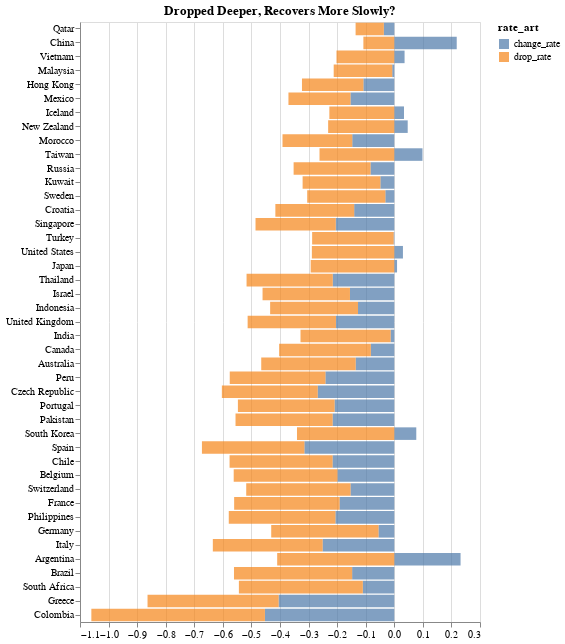

This figure's notebook cell:
### Markdown cell above
You may have found, that all countries reacted with a great drop to WHO's announcement. Comlombia's equity market value was even cut off by 60%. And China, which was firstly and seriously hurt by Corona only dropped by 10%. What a difference!

### Question 1: Is there correlation between max. drop rate and final change rate?
Try to figure it out by yourself !

### Code cell
####################### 纵向1

world_index_hist_vertical_merged = world_index_hist_vertical.merge(change_rate_indices_by_country, on = 'Name')
world_index_hist_vertical_merged = world_index_hist_vertical_merged.loc[:, 
                                                                    ['Date',
                                                                     'Price',
                                                                     'Name',
                                                                    'continent',
                                                                    'total_cases_per_million',
                                                                    'location',
                                                                    'Daily Change Rate',
                                                                    'change_rate_percentage',
                                                                    'change_rate']]
world_index_hist_vertical_merged['Daily Change Rate_round'] = world_index_hist_vertical_merged['Daily Change Rate'].apply(lambda x: format(x, '.2'))
world_index_hist_vertical_merged['Date'] = pd.to_datetime(world_index_hist_vertical_merged['Date'], format = '%Y-%m-%d')


####################### 纵向2

world_index_hist_vertical_merged3 = world_index_hist_vertical3.merge(change_rate_indices_by_country3, on = 'Name')
world_index_hist_vertical_merged3 = world_index_hist_vertical_merged3.loc[:, 
                                                                    ['Date',
                                                                     'Price',
                                                                     'Name',
                                                                    'continent',
                                                                    'total_cases_per_million',
                                                                    'location',
                                                                    'Daily Change Rate',
                                                                    'change_rate_percentage',
                                                                    'change_rate']]
world_index_hist_vertical_merged3['Daily Change Rate_round'] = world_index_hist_vertical_merged3['Daily Change Rate'].apply(lambda x: format(x, '.2'))
world_index_hist_vertical_merged3['Date'] = pd.to_datetime(world_index_hist_vertical_merged3['Date'], format = '%Y-%m-%d')


double_bar=alt.Chart(change_rate_indices_by_country4).mark_bar(opacity=0.7).encode(
    alt.X('rate_number:Q', title=None),
    y=alt.Y('location', title=None,
            sort = alt.SortField(field = 'drop_rate_nom', order ='ascending')
           ),
    color="rate_art",
    tooltip=['location', 'drop_rate_percentage', 'change_rate_percentage']
).properties(
    title = 'Dropped Deeper, Recovers More Slowly?',
    width = 400,
    height = 600,
)

double_bar

### Figure 1 — Vega-Lite specification as saved in the notebook (floating-point values rounded to 4 significant figures)
{"config": {"view": {"continuousWidth": 400, "continuousHeight": 300}}, "data": {"name": "data-5be35803e0d602a6298cc2778230be4a"}, "mark": {"type": "bar", "opacity": 0.7}, "encoding": {"color": {"type": "nominal", "field": "rate_art"}, "tooltip": [{"type": "nominal", "field": "location"}, {"type": "nominal", "field": "drop_rate_percentage"}, {"type": "nominal", "field": "change_rate_percentage"}], "x": {"type": "quantitative", "field": "rate_number", "title": null}, "y": {"type": "nominal", "field": "location", "sort": {"field": "drop_rate_nom", "order": "ascending"}, "title": null}}, "height": 600, "title": "Dropped Deeper, Recovers More Slowly?", "width": 400, "$schema": "https://vega.github.io/schema/vega-lite/v4.8.1.json", "datasets": {"data-5be35803e0d602a6298cc2778230be4a": [{"Unnamed: 0": 0, "location": "Argentina", "Name": "^MERV", "rate_art": "change_rate", "rate_number": 0.2319, "drop_rate_percentage": "-40.98%", "change_rate_percentage": "23.19%", "Alpha-2 code": "AR", "Alpha-3 code": "ARG", "id": 32, "Latitude (average)": -34.0, "Longitude (average)": -64.0, "total_cases_per_million": 0.022, "continent": "South America", "drop_rate_nom": 0.4098, "change_rate_nom": 0.2319}, {"Unnamed: 0": 6, "location": "China", "Name": "399001.SZ", "rate_art": "change_rate", "rate_number": 0.2185, "drop_rate_percentage": "-10.82%", "change_rate_percentage": "21.85%", "Alpha-2 code": "CN", "Alpha-3 code": "CHN", "id": 156, "Latitude (average)": 35.0, "Longitude (average)": 105.0, "total_cases_per_million": 0.019, "continent": "Asia", "drop_rate_nom": 0.1082, "change_rate_nom": 0.2185}, {"Unnamed: 0": 39, "location": "Taiwan", "Name": "^TWII", "rate_art": "change_rate", "rate_number": 0.09869, "drop_rate_percentage": "-26.17%", "change_rate_percentage": "9.87%", "Alpha-2 code": "TW", "Alpha-3 code": "TWN", "id": 158, "Latitude (average)": 23.5, "Longitude (average)": 121.0, "total_cases_per_million": 0.042, "continent": "Asia", "drop_rate_nom": 0.2617, "change_rate_nom": 0.09869}, {"Unnamed: 0": 35, "location": "South Korea", "Name": "^KS11", "rate_art": "change_rate", "rate_number": 0.07697, "drop_rate_percentage": "-34.05%", "change_rate_percentage": "7.70%", "Alpha-2 code": "KR", "Alpha-3 code": "KOR", "id": 410, "Latitude (average)": 37.0, "Longitude (average)": 127.5, "total_cases_per_million": 0.02, "continent": "Asia", "drop_rate_nom": 0.3405, "change_rate_nom": 0.07697}, {"Unnamed: 0": 25, "location": "New Zealand", "Name": "^NZ50", "rate_art": "change_rate", "rate_number": 0.04696, "drop_rate_percentage": "-23.15%", "change_rate_percentage": "4.70%", "Alpha-2 code": "NZ", "Alpha-3 code": "NZL", "id": 554, "Latitude (average)": -41.0, "Longitude (average)": 174.0, "total_cases_per_million": 0.207, "continent": "Oceania", "drop_rate_nom": 0.2315, "change_rate_nom": 0.04696}, {"Unnamed: 0": 46, "location": "Vietnam", "Name": "FVTT.FGI", "rate_art": "change_rate", "rate_number": 0.03602, "drop_rate_percentage": "-20.23%", "change_rate_percentage": "3.60%", "Alpha-2 code": "VN", "Alpha-3 code": "VNM", "id": 704, "Latitude (average)": 16.0, "Longitude (average)": 106.0, "total_cases_per_million": 0.021, "continent": "Asia", "drop_rate_nom": 0.2023, "change_rate_nom": 0.03602}, {"Unnamed: 0": 14, "location": "Iceland", "Name": "^OMXI10", "rate_art": "change_rate", "rate_number": 0.03396, "drop_rate_percentage": "-22.73%", "change_rate_percentage": "3.40%", "Alpha-2 code": "IS", "Alpha-3 code": "ISL", "id": 352, "Latitude (average)": 65.0, "Longitude (average)": -18.0, "total_cases_per_million": 2.93, "continent": "Europe", "drop_rate_nom": 0.2273, "change_rate_nom": 0.03396}, {"Unnamed: 0": 44, "location": "United States", "Name": "^GSPC", "rate_art": "change_rate", "rate_number": 0.03028, "drop_rate_percentage": "-28.85%", "change_rate_percentage": "3.03%", "Alpha-2 code": "US", "Alpha-3 code": "USA", "id": 840, "Latitude (average)": 38.0, "Longitude (average)": -97.0, "total_cases_per_million": 0.003, "continent": "North America", "drop_rate_nom": 0.2885, "change_rate_nom": 0.03028}, {"Unnamed: 0": 19, "location": "Japan", "Name": "^N225", "rate_art": "change_rate", "rate_number": 0.009659, "drop_rate_percentage": "-29.26%", "change_rate_percentage": "0.97%", "Alpha-2 code": "JP", "Alpha-3 code": "JPN", "id": 392, "Latitude (average)": 36.0, "Longitude (average)": 138.0, "total_cases_per_million": 0.008, "continent": "Asia", "drop_rate_nom": 0.2926, "change_rate_nom": 0.009659}, {"Unnamed: 0": 42, "location": "Turkey", "Name": "XU100.IS", "rate_art": "change_rate", "rate_number": -0.00224, "drop_rate_percentage": "-28.53%", "change_rate_percentage": "-0.22%", "Alpha-2 code": "TR", "Alpha-3 code": "TUR", "id": 792, "Latitude (average)": 39.0, "Longitude (average)": 35.0, "total_cases_per_million": 0.012, "continent": "Asia", "drop_rate_nom": 0.2853, "change_rate_nom": 0.00224}, {"Unnamed: 0": 22, "location": "Malaysia", "Name": "^KLSE", "rate_art": "change_rate", "rate_number": -0.007111, "drop_rate_percentage": "-20.50%", "change_rate_percentage": "-0.71%", "Alpha-2 code": "MY", "Alpha-3 code": "MYS", "id": 458, "Latitude (average)": 2.5, "Longitude (average)": 112.5, "total_cases_per_million": 0.093, "continent": "Asia", "drop_rate_nom": 0.205, "change_rate_nom": 0.007111}, {"Unnamed: 0": 15, "location": "India", "Name": "^BSESN", "rate_art": "change_rate", "rate_number": -0.01278, "drop_rate_percentage": "-31.54%", "change_rate_percentage": "-1.28%", "Alpha-2 code": "IN", "Alpha-3 code": "IND", "id": 356, "Latitude (average)": 20.0, "Longitude (average)": 77.0, "total_cases_per_million": 0.001, "continent": "Asia", "drop_rate_nom": 0.3154, "change_rate_nom": 0.01278}, {"Unnamed: 0": 37, "location": "Sweden", "Name": "^OMX", "rate_art": "change_rate", "rate_number": -0.03127, "drop_rate_percentage": "-27.35%", "change_rate_percentage": "-3.13%", "Alpha-2 code": "SE", "Alpha-3 code": "SWE", "id": 752, "Latitude (average)": 62.0, "Longitude (average)": 15.0, "total_cases_per_million": 0.099, "continent": "Europe", "drop_rate_nom": 0.2735, "change_rate_nom": 0.03127}, {"Unnamed: 0": 30, "location": "Qatar", "Name": "WIQAT.FGI", "rate_art": "change_rate", "rate_number": -0.03658, "drop_rate_percentage": "-9.88%", "change_rate_percentage": "-3.66%", "Alpha-2 code": "QA", "Alpha-3 code": "QAT", "id": 634, "Latitude (average)": 25.5, "Longitude (average)": 51.25, "total_cases_per_million": 0.347, "continent": "Asia", "drop_rate_nom": 0.09884, "change_rate_nom": 0.03658}, {"Unnamed: 0": 21, "location": "Kuwait", "Name": "^DJIMKW", "rate_art": "change_rate", "rate_number": -0.04857, "drop_rate_percentage": "-27.23%", "change_rate_percentage": "-4.86%", "Alpha-2 code": "KW", "Alpha-3 code": "KWT", "id": 414, "Latitude (average)": 29.34, "Longitude (average)": 47.66, "total_cases_per_million": 0.702, "continent": "Asia", "drop_rate_nom": 0.2723, "change_rate_nom": 0.04857}, {"Unnamed: 0": 11, "location": "Germany", "Name": "^GDAXI", "rate_art": "change_rate", "rate_number": -0.05518, "drop_rate_percentage": "-37.56%", "change_rate_percentage": "-5.52%", "Alpha-2 code": "DE", "Alpha-3 code": "DEU", "id": 276, "Latitude (average)": 51.0, "Longitude (average)": 9.0, "total_cases_per_million": 0.012, "continent": "Europe", "drop_rate_nom": 0.3756, "change_rate_nom": 0.05518}, {"Unnamed: 0": 4, "location": "Canada", "Name": "^GSPTSE", "rate_art": "change_rate", "rate_number": -0.08201, "drop_rate_percentage": "-32.10%", "change_rate_percentage": "-8.20%", "Alpha-2 code": "CA", "Alpha-3 code": "CAN", "id": 124, "Latitude (average)": 60.0, "Longitude (average)": -95.0, "total_cases_per_million": 0.026, "continent": "North America", "drop_rate_nom": 0.321, "change_rate_nom": 0.08201}, {"Unnamed: 0": 31, "location": "Russia", "Name": "IMOEX.ME", "rate_art": "change_rate", "rate_number": -0.08299, "drop_rate_percentage": "-26.93%", "change_rate_percentage": "-8.30%", "Alpha-2 code": "RU", "Alpha-3 code": "RUS", "id": 643, "Latitude (average)": 60.0, "Longitude (average)": 100.0, "total_cases_per_million": 0.014, "continent": "Europe", "drop_rate_nom": 0.2693, "change_rate_nom": 0.08299}, {"Unnamed: 0": 13, "location": "Hong Kong", "Name": "^HSI", "rate_art": "change_rate", "rate_number": -0.1081, "drop_rate_percentage": "-21.50%", "change_rate_percentage": "-10.81%", "Alpha-2 code": "HK", "Alpha-3 code": "HKG", "id": 344, "Latitude (average)": 22.25, "Longitude (average)": 114.2, "total_cases_per_million": 0.019, "continent": "Asia", "drop_rate_nom": 0.215, "change_rate_nom": 0.1081}, {"Unnamed: 0": 34, "location": "South Africa", "Name": "^JN0U.JO", "rate_art": "change_rate", "rate_number": -0.1102, "drop_rate_percentage": "-43.37%", "change_rate_percentage": "-11.02%", "Alpha-2 code": "ZA", "Alpha-3 code": "ZAF", "id": 710, "Latitude (average)": -29.0, "Longitude (average)": 24.0, "total_cases_per_million": 0.017, "continent": "Africa", "drop_rate_nom": 0.4337, "change_rate_nom": 0.1102}, {"Unnamed: 0": 16, "location": "Indonesia", "Name": "^JKSE", "rate_art": "change_rate", "rate_number": -0.127, "drop_rate_percentage": "-30.75%", "change_rate_percentage": "-12.70%", "Alpha-2 code": "ID", "Alpha-3 code": "IDN", "id": 360, "Latitude (average)": -5.0, "Longitude (average)": 120.0, "total_cases_per_million": 0.007, "continent": "Asia", "drop_rate_nom": 0.3075, "change_rate_nom": 0.127}, {"Unnamed: 0": 1, "location": "Australia", "Name": "^AXJO", "rate_art": "change_rate", "rate_number": -0.1351, "drop_rate_percentage": "-33.06%", "change_rate_percentage": "-13.51%", "Alpha-2 code": "AU", "Alpha-3 code": "AUS", "id": 36, "Latitude (average)": -27.0, "Longitude (average)": 133.0, "total_cases_per_million": 0.039, "continent": "Oceania", "drop_rate_nom": 0.3306, "change_rate_nom": 0.1351}, {"Unnamed: 0": 8, "location": "Croatia", "Name": "CRE.VI", "rate_art": "change_rate", "rate_number": -0.1403, "drop_rate_percentage": "-27.59%", "change_rate_percentage": "-14.03%", "Alpha-2 code": "HR", "Alpha-3 code": "HRV", "id": 191, "Latitude (average)": 45.17, "Longitude (average)": 15.5, "total_cases_per_million": 0.244, "continent": "Europe", "drop_rate_nom": 0.2759, "change_rate_nom": 0.1403}, {"Unnamed: 0": 24, "location": "Morocco", "Name": "^NQMAEUR", "rate_art": "change_rate", "rate_number": -0.147, "drop_rate_percentage": "-24.42%", "change_rate_percentage": "-14.70%", "Alpha-2 code": "MA", "Alpha-3 code": "MAR", "id": 504, "Latitude (average)": 32.0, "Longitude (average)": -5.0, "total_cases_per_million": 0.027, "continent": "Africa", "drop_rate_nom": 0.2442, "change_rate_nom": 0.147}, {"Unnamed: 0": 3, "location": "Brazil", "Name": "^BVSP", "rate_art": "change_rate", "rate_number": -0.1475, "drop_rate_percentage": "-41.35%", "change_rate_percentage": "-14.75%", "Alpha-2 code": "BR", "Alpha-3 code": "BRA", "id": 76, "Latitude (average)": -10.0, "Longitude (average)": -55.0, "total_cases_per_million": 0.005, "continent": "South America", "drop_rate_nom": 0.4135, "change_rate_nom": 0.1475}, {"Unnamed: 0": 23, "location": "Mexico", "Name": "^MXX", "rate_art": "change_rate", "rate_number": -0.1531, "drop_rate_percentage": "-21.73%", "change_rate_percentage": "-15.31%", "Alpha-2 code": "MX", "Alpha-3 code": "MEX", "id": 484, "Latitude (average)": 23.0, "Longitude (average)": -102.0, "total_cases_per_million": 0.008, "continent": "North America", "drop_rate_nom": 0.2173, "change_rate_nom": 0.1531}, {"Unnamed: 0": 38, "location": "Switzerland", "Name": "^STOXX50E", "rate_art": "change_rate", "rate_number": -0.1531, "drop_rate_percentage": "-36.51%", "change_rate_percentage": "-15.31%", "Alpha-2 code": "CH", "Alpha-3 code": "CHE", "id": 756, "Latitude (average)": 47.0, "Longitude (average)": 8.0, "total_cases_per_million": 0.116, "continent": "Europe", "drop_rate_nom": 0.3651, "change_rate_nom": 0.1531}, {"Unnamed: 0": 17, "location": "Israel", "Name": "^TA125.TA", "rate_art": "change_rate", "rate_number": -0.1551, "drop_rate_percentage": "-30.59%", "change_rate_percentage": "-15.51%", "Alpha-2 code": "IL", "Alpha-3 code": "ISR", "id": 376, "Latitude (average)": 31.5, "Longitude (average)": 34.75, "total_cases_per_million": 0.116, "continent": "Asia", "drop_rate_nom": 0.3059, "change_rate_nom": 0.1551}, {"Unnamed: 0": 10, "location": "France", "Name": "^FCHI", "rate_art": "change_rate", "rate_number": -0.1914, "drop_rate_percentage": "-36.91%", "change_rate_percentage": "-19.14%", "Alpha-2 code": "FR", "Alpha-3 code": "FRA", "id": 250, "Latitude (average)": 46.0, "Longitude (average)": 2.0, "total_cases_per_million": 0.046, "continent": "Europe", "drop_rate_nom": 0.3691, "change_rate_nom": 0.1914}, {"Unnamed: 0": 2, "location": "Belgium", "Name": "^BFX", "rate_art": "change_rate", "rate_number": -0.1989, "drop_rate_percentage": "-36.32%", "change_rate_percentage": "-19.89%", "Alpha-2 code": "BE", "Alpha-3 code": "BEL", "id": 56, "Latitude (average)": 50.83, "Longitude (average)": 4.0, "total_cases_per_million": 0.086, "continent": "Europe", "drop_rate_nom": 0.3632, "change_rate_nom": 0.1989}, {"Unnamed: 0": 43, "location": "United Kingdom", "Name": "^FTSE", "rate_art": "change_rate", "rate_number": -0.2041, "drop_rate_percentage": "-30.92%", "change_rate_percentage": "-20.41%", "Alpha-2 code": "GB", "Alpha-3 code": "GBR", "id": 826, "Latitude (average)": 54.0, "Longitude (average)": -2.0, "total_cases_per_million": 0.029, "continent": "Europe", "drop_rate_nom": 0.3092, "change_rate_nom": 0.2041}, {"Unnamed: 0": 33, "location": "Singapore", "Name": "^STI", "rate_art": "change_rate", "rate_number": -0.2048, "drop_rate_percentage": "-28.09%", "change_rate_percentage": "-20.48%", "Alpha-2 code": "SG", "Alpha-3 code": "SGP", "id": 702, "Latitude (average)": 1.367, "Longitude (average)": 103.8, "total_cases_per_million": 0.513, "continent": "Asia", "drop_rate_nom": 0.2809, "change_rate_nom": 0.2048}, {"Unnamed: 0": 28, "location": "Philippines", "Name": "WIPHL.FGI", "rate_art": "change_rate", "rate_number": -0.2061, "drop_rate_percentage": "-37.33%", "change_rate_percentage": "-20.61%", "Alpha-2 code": "PH", "Alpha-3 code": "PHL", "id": 608, "Latitude (average)": 13.0, "Longitude (average)": 122.0, "total_cases_per_million": 0.009, "continent": "Asia", "drop_rate_nom": 0.3733, "change_rate_nom": 0.2061}, {"Unnamed: 0": 29, "location": "Portugal", "Name": "PSI20.LS", "rate_art": "change_rate", "rate_number": -0.2089, "drop_rate_percentage": "-33.85%", "change_rate_percentage": "-20.89%", "Alpha-2 code": "PT", "Alpha-3 code": "PRT", "id": 620, "Latitude (average)": 39.5, "Longitude (average)": -8.0, "total_cases_per_million": 0.196, "continent": "Europe", "drop_rate_nom": 0.3385, "change_rate_nom": 0.2089}, {"Unnamed: 0": 41, "location": "Thailand", "Name": "WITHA.FGI", "rate_art": "change_rate", "rate_number": -0.2154, "drop_rate_percentage": "-30.17%", "change_rate_percentage": "-21.54%", "Alpha-2 code": "TH", "Alpha-3 code": "THA", "id": 764, "Latitude (average)": 15.0, "Longitude (average)": 100.0, "total_cases_per_million": 0.014, "continent": "Asia", "drop_rate_nom": 0.3017, "change_rate_nom": 0.2154}, {"Unnamed: 0": 26, "location": "Pakistan", "Name": "WIPAK.FGI", "rate_art": "change_rate", "rate_number": -0.2158, "drop_rate_percentage": "-33.99%", "change_rate_percentage": "-21.58%", "Alpha-2 code": "PK", "Alpha-3 code": "PAK", "id": 586, "Latitude (average)": 30.0, "Longitude (average)": 70.0, "total_cases_per_million": 0.009, "continent": "Asia", "drop_rate_nom": 0.3399, "change_rate_nom": 0.2158}, {"Unnamed: 0": 5, "location": "Chile", "Name": "WICHL.FGI", "rate_art": "change_rate", "rate_number": -0.2161, "drop_rate_percentage": "-36.04%", "change_rate_percentage": "-21.61%", "Alpha-2 code": "CL", "Alpha-3 code": "CHL", "id": 152, "Latitude (average)": -30.0, "Longitude (average)": -71.0, "total_cases_per_million": 0.052, "continent": "South America", "drop_rate_nom": 0.3604, "change_rate_nom": 0.2161}, {"Unnamed: 0": 27, "location": "Peru", "Name": "WIPER.FGI", "rate_art": "change_rate", "rate_number": -0.241, "drop_rate_percentage": "-33.49%", "change_rate_percentage": "-24.10%", "Alpha-2 code": "PE", "Alpha-3 code": "PER", "id": 604, "Latitude (average)": -10.0, "Longitude (average)": -76.0, "total_cases_per_million": 0.03, "continent": "South America", "drop_rate_nom": 0.3349, "change_rate_nom": 0.241}, {"Unnamed: 0": 18, "location": "Italy", "Name": "WIITA.FGI", "rate_art": "change_rate", "rate_number": -0.2507, "drop_rate_percentage": "-38.44%", "change_rate_percentage": "-25.07%", "Alpha-2 code": "IT", "Alpha-3 code": "ITA", "id": 380, "Latitude (average)": 42.83, "Longitude (average)": 12.83, "total_cases_per_million": 0.05, "continent": "Europe", "drop_rate_nom": 0.3844, "change_rate_nom": 0.2507}, {"Unnamed: 0": 9, "location": "Czech Republic", "Name": "WICZH.FGI", "rate_art": "change_rate", "rate_number": -0.268, "drop_rate_percentage": "-33.55%", "change_rate_percentage": "-26.80%", "Alpha-2 code": "CZ", "Alpha-3 code": "CZE", "id": 203, "Latitude (average)": 49.75, "Longitude (average)": 15.5, "total_cases_per_million": 0.28, "continent": "Europe", "drop_rate_nom": 0.3355, "change_rate_nom": 0.268}, {"Unnamed: 0": 36, "location": "Spain", "Name": "WIESP.FGI", "rate_art": "change_rate", "rate_number": -0.3146, "drop_rate_percentage": "-35.86%", "change_rate_percentage": "-31.46%", "Alpha-2 code": "ES", "Alpha-3 code": "ESP", "id": 724, "Latitude (average)": 40.0, "Longitude (average)": -4.0, "total_cases_per_million": 0.021, "continent": "Europe", "drop_rate_nom": 0.3586, "change_rate_nom": 0.3146}, {"Unnamed: 0": 12, "location": "Greece", "Name": "WIGRC.FGI", "rate_art": "change_rate", "rate_number": -0.4048, "drop_rate_percentage": "-45.89%", "change_rate_percentage": "-40.48%", "Alpha-2 code": "GR", "Alpha-3 code": "GRC", "id": 300, "Latitude (average)": 39.0, "Longitude (average)": 22.0, "total_cases_per_million": 0.096, "continent": "Europe", "drop_rate_nom": 0.4589, "change_rate_nom": 0.4048}, {"Unnamed: 0": 7, "location": "Colombia", "Name": "WICOL.FGI", "rate_art": "change_rate", "rate_number": -0.4527, "drop_rate_percentage": "-60.75%", "change_rate_percentage": "-45.27%", "Alpha-2 code": "CO", "Alpha-3 code": "COL", "id": 170, "Latitude (average)": 4.0, "Longitude (average)": -72.0, "total_cases_per_million": 0.02, "continent": "South America", "drop_rate_nom": 0.6075, "change_rate_nom": 0.4527}, {"Unnamed: 0": 0, "location": "Argentina", "Name": "^MERV", "rate_art": "drop_rate", "rate_number": -0.4098, "drop_rate_percentage": "-40.98%", "change_rate_percentage": "23.19%", "Alpha-2 code": "AR", "Alpha-3 code": "ARG", "id": 32, "Latitude (average)": -34.0, "Longitude (average)": -64.0, "total_cases_per_million": 0.022, "continent": "South America", "drop_rate_nom": 0.4098, "change_rate_nom": 0.2319}, {"Unnamed: 0": 6, "location": "China", "Name": "399001.SZ", "rate_art": "drop_rate", "rate_number": -0.1082, "drop_rate_percentage": "-10.82%", "change_rate_percentage": "21.85%", "Alpha-2 code": "CN", "Alpha-3 code": "CHN", "id": 156, "Latitude (average)": 35.0, "Longitude (average)": 105.0, "total_cases_per_million": 0.019, "continent": "Asia", "drop_rate_nom": 0.1082, "change_rate_nom": 0.2185}, {"Unnamed: 0": 39, "location": "Taiwan", "Name": "^TWII", "rate_art": "drop_rate", "rate_number": -0.2617, "drop_rate_percentage": "-26.17%", "change_rate_percentage": "9.87%", "Alpha-2 code": "TW", "Alpha-3 code": "TWN", "id": 158, "Latitude (average)": 23.5, "Longitude (average)": 121.0, "total_cases_per_million": 0.042, "continent": "Asia", "drop_rate_nom": 0.2617, "change_rate_nom": 0.09869}, {"Unnamed: 0": 35, "location": "South Korea", "Name": "^KS11", "rate_art": "drop_rate", "rate_number": -0.3405, "drop_rate_percentage": "-34.05%", "change_rate_percentage": "7.70%", "Alpha-2 code": "KR", "Alpha-3 code": "KOR", "id": 410, "Latitude (average)": 37.0, "Longitude (average)": 127.5, "total_cases_per_million": 0.02, "continent": "Asia", "drop_rate_nom": 0.3405, "change_rate_nom": 0.07697}, {"Unnamed: 0": 25, "location": "New Zealand", "Name": "^NZ50", "rate_art": "drop_rate", "rate_number": -0.2315, "drop_rate_percentage": "-23.15%", "change_rate_percentage": "4.70%", "Alpha-2 code": "NZ", "Alpha-3 code": "NZL", "id": 554, "Latitude (average)": -41.0, "Longitude (average)": 174.0, "total_cases_per_million": 0.207, "continent": "Oceania", "drop_rate_nom": 0.2315, "change_rate_nom": 0.04696}, {"Unnamed: 0": 46, "location": "Vietnam", "Name": "FVTT.FGI", "rate_art": "drop_rate", "rate_number": -0.2023, "drop_rate_percentage": "-20.23%", "change_rate_percentage": "3.60%", "Alpha-2 code": "VN", "Alpha-3 code": "VNM", "id": 704, "Latitude (average)": 16.0, "Longitude (average)": 106.0, "total_cases_per_million": 0.021, "continent": "Asia", "drop_rate_nom": 0.2023, "change_rate_nom": 0.03602}, {"Unnamed: 0": 14, "location": "Iceland", "Name": "^OMXI10", "rate_art": "drop_rate", "rate_number": -0.2273, "drop_rate_percentage": "-22.73%", "change_rate_percentage": "3.40%", "Alpha-2 code": "IS", "Alpha-3 code": "ISL", "id": 352, "Latitude (average)": 65.0, "Longitude (average)": -18.0, "total_cases_per_million": 2.93, "continent": "Europe", "drop_rate_nom": 0.2273, "change_rate_nom": 0.03396}, {"Unnamed: 0": 44, "location": "United States", "Name": "^GSPC", "rate_art": "drop_rate", "rate_number": -0.2885, "drop_rate_percentage": "-28.85%", "change_rate_percentage": "3.03%", "Alpha-2 code": "US", "Alpha-3 code": "USA", "id": 840, "Latitude (average)": 38.0, "Longitude (average)": -97.0, "total_cases_per_million": 0.003, "continent": "North America", "drop_rate_nom": 0.2885, "change_rate_nom": 0.03028}, {"Unnamed: 0": 19, "location": "Japan", "Name": "^N225", "rate_art": "drop_rate", "rate_number": -0.2926, "drop_rate_percentage": "-29.26%", "change_rate_percentage": "0.97%", "Alpha-2 code": "JP", "Alpha-3 code": "JPN", "id": 392, "Latitude (average)": 36.0, "Longitude (average)": 138.0, "total_cases_per_million": 0.008, "continent": "Asia", "drop_rate_nom": 0.2926, "change_rate_nom": 0.009659}, {"Unnamed: 0": 42, "location": "Turkey", "Name": "XU100.IS", "rate_art": "drop_rate", "rate_number": -0.2853, "drop_rate_percentage": "-28.53%", "change_rate_percentage": "-0.22%", "Alpha-2 code": "TR", "Alpha-3 code": "TUR", "id": 792, "Latitude (average)": 39.0, "Longitude (average)": 35.0, "total_cases_per_million": 0.012, "continent": "Asia", "drop_rate_nom": 0.2853, "change_rate_nom": 0.00224}, {"Unnamed: 0": 22, "location": "Malaysia", "Name": "^KLSE", "rate_art": "drop_rate", "rate_number": -0.205, "drop_rate_percentage": "-20.50%", "change_rate_percentage": "-0.71%", "Alpha-2 code": "MY", "Alpha-3 code": "MYS", "id": 458, "Latitude (average)": 2.5, "Longitude (average)": 112.5, "total_cases_per_million": 0.093, "continent": "Asia", "drop_rate_nom": 0.205, "change_rate_nom": 0.007111}, {"Unnamed: 0": 15, "location": "India", "Name": "^BSESN", "rate_art": "drop_rate", "rate_number": -0.3154, "drop_rate_percentage": "-31.54%", "change_rate_percentage": "-1.28%", "Alpha-2 code": "IN", "Alpha-3 code": "IND", "id": 356, "Latitude (average)": 20.0, "Longitude (average)": 77.0, "total_cases_per_million": 0.001, "continent": "Asia", "drop_rate_nom": 0.3154, "change_rate_nom": 0.01278}, {"Unnamed: 0": 37, "location": "Sweden", "Name": "^OMX", "rate_art": "drop_rate", "rate_number": -0.2735, "drop_rate_percentage": "-27.35%", "change_rate_percentage": "-3.13%", "Alpha-2 code": "SE", "Alpha-3 code": "SWE", "id": 752, "Latitude (average)": 62.0, "Longitude (average)": 15.0, "total_cases_per_million": 0.099, "continent": "Europe", "drop_rate_nom": 0.2735, "change_rate_nom": 0.03127}, {"Unnamed: 0": 30, "location": "Qatar", "Name": "WIQAT.FGI", "rate_art": "drop_rate", "rate_number": -0.09884, "drop_rate_percentage": "-9.88%", "change_rate_percentage": "-3.66%", "Alpha-2 code": "QA", "Alpha-3 code": "QAT", "id": 634, "Latitude (average)": 25.5, "Longitude (average)": 51.25, "total_cases_per_million": 0.347, "continent": "Asia", "drop_rate_nom": 0.09884, "change_rate_nom": 0.03658}, {"Unnamed: 0": 21, "location": "Kuwait", "Name": "^DJIMKW", "rate_art": "drop_rate", "rate_number": -0.2723, "drop_rate_percentage": "-27.23%", "change_rate_percentage": "-4.86%", "Alpha-2 code": "KW", "Alpha-3 code": "KWT", "id": 414, "Latitude (average)": 29.34, "Longitude (average)": 47.66, "total_cases_per_million": 0.702, "continent": "Asia", "drop_rate_nom": 0.2723, "change_rate_nom": 0.04857}, {"Unnamed: 0": 11, "location": "Germany", "Name": "^GDAXI", "rate_art": "drop_rate", "rate_number": -0.3756, "drop_rate_percentage": "-37.56%", "change_rate_percentage": "-5.52%", "Alpha-2 code": "DE", "Alpha-3 code": "DEU", "id": 276, "Latitude (average)": 51.0, "Longitude (average)": 9.0, "total_cases_per_million": 0.012, "continent": "Europe", "drop_rate_nom": 0.3756, "change_rate_nom": 0.05518}, {"Unnamed: 0": 4, "location": "Canada", "Name": "^GSPTSE", "rate_art": "drop_rate", "rate_number": -0.321, "drop_rate_percentage": "-32.10%", "change_rate_percentage": "-8.20%", "Alpha-2 code": "CA", "Alpha-3 code": "CAN", "id": 124, "Latitude (average)": 60.0, "Longitude (average)": -95.0, "total_cases_per_million": 0.026, "continent": "North America", "drop_rate_nom": 0.321, "change_rate_nom": 0.08201}, {"Unnamed: 0": 31, "location": "Russia", "Name": "IMOEX.ME", "rate_art": "drop_rate", "rate_number": -0.2693, "drop_rate_percentage": "-26.93%", "change_rate_percentage": "-8.30%", "Alpha-2 code": "RU", "Alpha-3 code": "RUS", "id": 643, "Latitude (average)": 60.0, "Longitude (average)": 100.0, "total_cases_per_million": 0.014, "continent": "Europe", "drop_rate_nom": 0.2693, "change_rate_nom": 0.08299}, {"Unnamed: 0": 13, "location": "Hong Kong", "Name": "^HSI", "rate_art": "drop_rate", "rate_number": -0.215, "drop_rate_percentage": "-21.50%", "change_rate_percentage": "-10.81%", "Alpha-2 code": "HK", "Alpha-3 code": "HKG", "id": 344, "Latitude (average)": 22.25, "Longitude (average)": 114.2, "total_cases_per_million": 0.019, "continent": "Asia", "drop_rate_nom": 0.215, "change_rate_nom": 0.1081}, {"Unnamed: 0": 34, "location": "South Africa", "Name": "^JN0U.JO", "rate_art": "drop_rate", "rate_number": -0.4337, "drop_rate_percentage": "-43.37%", "change_rate_percentage": "-11.02%", "Alpha-2 code": "ZA", "Alpha-3 code": "ZAF", "id": 710, "Latitude (average)": -29.0, "Longitude (average)": 24.0, "total_cases_per_million": 0.017, "continent": "Africa", "drop_rate_nom": 0.4337, "change_rate_nom": 0.1102}, {"Unnamed: 0": 16, "location": "Indonesia", "Name": "^JKSE", "rate_art": "drop_rate", "rate_number": -0.3075, "drop_rate_percentage": "-30.75%", "change_rate_percentage": "-12.70%", "Alpha-2 code": "ID", "Alpha-3 code": "IDN", "id": 360, "Latitude (average)": -5.0, "Longitude (average)": 120.0, "total_cases_per_million": 0.007, "continent": "Asia", "drop_rate_nom": 0.3075, "change_rate_nom": 0.127}, {"Unnamed: 0": 1, "location": "Australia", "Name": "^AXJO", "rate_art": "drop_rate", "rate_number": -0.3306, "drop_rate_percentage": "-33.06%", "change_rate_percentage": "-13.51%", "Alpha-2 code": "AU", "Alpha-3 code": "AUS", "id": 36, "Latitude (average)": -27.0, "Longitude (average)": 133.0, "total_cases_per_million": 0.039, "continent": "Oceania", "drop_rate_nom": 0.3306, "change_rate_nom": 0.1351}, {"Unnamed: 0": 8, "location": "Croatia", "Name": "CRE.VI", "rate_art": "drop_rate", "rate_number": -0.2759, "drop_rate_percentage": "-27.59%", "change_rate_percentage": "-14.03%", "Alpha-2 code": "HR", "Alpha-3 code": "HRV", "id": 191, "Latitude (average)": 45.17, "Longitude (average)": 15.5, "total_cases_per_million": 0.244, "continent": "Europe", "drop_rate_nom": 0.2759, "change_rate_nom": 0.1403}, {"Unnamed: 0": 24, "location": "Morocco", "Name": "^NQMAEUR", "rate_art": "drop_rate", "rate_number": -0.2442, "drop_rate_percentage": "-24.42%", "change_rate_percentage": "-14.70%", "Alpha-2 code": "MA", "Alpha-3 code": "MAR", "id": 504, "Latitude (average)": 32.0, "Longitude (average)": -5.0, "total_cases_per_million": 0.027, "continent": "Africa", "drop_rate_nom": 0.2442, "change_rate_nom": 0.147}, {"Unnamed: 0": 3, "location": "Brazil", "Name": "^BVSP", "rate_art": "drop_rate", "rate_number": -0.4135, "drop_rate_percentage": "-41.35%", "change_rate_percentage": "-14.75%", "Alpha-2 code": "BR", "Alpha-3 code": "BRA", "id": 76, "Latitude (average)": -10.0, "Longitude (average)": -55.0, "total_cases_per_million": 0.005, "continent": "South America", "drop_rate_nom": 0.4135, "change_rate_nom": 0.1475}, {"Unnamed: 0": 23, "location": "Mexico", "Name": "^MXX", "rate_art": "drop_rate", "rate_number": -0.2173, "drop_rate_percentage": "-21.73%", "change_rate_percentage": "-15.31%", "Alpha-2 code": "MX", "Alpha-3 code": "MEX", "id": 484, "Latitude (average)": 23.0, "Longitude (average)": -102.0, "total_cases_per_million": 0.008, "continent": "North America", "drop_rate_nom": 0.2173, "change_rate_nom": 0.1531}, {"Unnamed: 0": 38, "location": "Switzerland", "Name": "^STOXX50E", "rate_art": "drop_rate", "rate_number": -0.3651, "drop_rate_percentage": "-36.51%", "change_rate_percentage": "-15.31%", "Alpha-2 code": "CH", "Alpha-3 code": "CHE", "id": 756, "Latitude (average)": 47.0, "Longitude (average)": 8.0, "total_cases_per_million": 0.116, "continent": "Europe", "drop_rate_nom": 0.3651, "change_rate_nom": 0.1531}, {"Unnamed: 0": 17, "location": "Israel", "Name": "^TA125.TA", "rate_art": "drop_rate", "rate_number": -0.3059, "drop_rate_percentage": "-30.59%", "change_rate_percentage": "-15.51%", "Alpha-2 code": "IL", "Alpha-3 code": "ISR", "id": 376, "Latitude (average)": 31.5, "Longitude (average)": 34.75, "total_cases_per_million": 0.116, "continent": "Asia", "drop_rate_nom": 0.3059, "change_rate_nom": 0.1551}, {"Unnamed: 0": 10, "location": "France", "Name": "^FCHI", "rate_art": "drop_rate", "rate_number": -0.3691, "drop_rate_percentage": "-36.91%", "change_rate_percentage": "-19.14%", "Alpha-2 code": "FR", "Alpha-3 code": "FRA", "id": 250, "Latitude (average)": 46.0, "Longitude (average)": 2.0, "total_cases_per_million": 0.046, "continent": "Europe", "drop_rate_nom": 0.3691, "change_rate_nom": 0.1914}, {"Unnamed: 0": 2, "location": "Belgium", "Name": "^BFX", "rate_art": "drop_rate", "rate_number": -0.3632, "drop_rate_percentage": "-36.32%", "change_rate_percentage": "-19.89%", "Alpha-2 code": "BE", "Alpha-3 code": "BEL", "id": 56, "Latitude (average)": 50.83, "Longitude (average)": 4.0, "total_cases_per_million": 0.086, "continent": "Europe", "drop_rate_nom": 0.3632, "change_rate_nom": 0.1989}, {"Unnamed: 0": 43, "location": "United Kingdom", "Name": "^FTSE", "rate_art": "drop_rate", "rate_number": -0.3092, "drop_rate_percentage": "-30.92%", "change_rate_percentage": "-20.41%", "Alpha-2 code": "GB", "Alpha-3 code": "GBR", "id": 826, "Latitude (average)": 54.0, "Longitude (average)": -2.0, "total_cases_per_million": 0.029, "continent": "Europe", "drop_rate_nom": 0.3092, "change_rate_nom": 0.2041}, {"Unnamed: 0": 33, "location": "Singapore", "Name": "^STI", "rate_art": "drop_rate", "rate_number": -0.2809, "drop_rate_percentage": "-28.09%", "change_rate_percentage": "-20.48%", "Alpha-2 code": "SG", "Alpha-3 code": "SGP", "id": 702, "Latitude (average)": 1.367, "Longitude (average)": 103.8, "total_cases_per_million": 0.513, "continent": "Asia", "drop_rate_nom": 0.2809, "change_rate_nom": 0.2048}, {"Unnamed: 0": 28, "location": "Philippines", "Name": "WIPHL.FGI", "rate_art": "drop_rate", "rate_number": -0.3733, "drop_rate_percentage": "-37.33%", "change_rate_percentage": "-20.61%", "Alpha-2 code": "PH", "Alpha-3 code": "PHL", "id": 608, "Latitude (average)": 13.0, "Longitude (average)": 122.0, "total_cases_per_million": 0.009, "continent": "Asia", "drop_rate_nom": 0.3733, "change_rate_nom": 0.2061}, {"Unnamed: 0": 29, "location": "Portugal", "Name": "PSI20.LS", "rate_art": "drop_rate", "rate_number": -0.3385, "drop_rate_percentage": "-33.85%", "change_rate_percentage": "-20.89%", "Alpha-2 code": "PT", "Alpha-3 code": "PRT", "id": 620, "Latitude (average)": 39.5, "Longitude (average)": -8.0, "total_cases_per_million": 0.196, "continent": "Europe", "drop_rate_nom": 0.3385, "change_rate_nom": 0.2089}, {"Unnamed: 0": 41, "location": "Thailand", "Name": "WITHA.FGI", "rate_art": "drop_rate", "rate_number": -0.3017, "drop_rate_percentage": "-30.17%", "change_rate_percentage": "-21.54%", "Alpha-2 code": "TH", "Alpha-3 code": "THA", "id": 764, "Latitude (average)": 15.0, "Longitude (average)": 100.0, "total_cases_per_million": 0.014, "continent": "Asia", "drop_rate_nom": 0.3017, "change_rate_nom": 0.2154}, {"Unnamed: 0": 26, "location": "Pakistan", "Name": "WIPAK.FGI", "rate_art": "drop_rate", "rate_number": -0.3399, "drop_rate_percentage": "-33.99%", "change_rate_percentage": "-21.58%", "Alpha-2 code": "PK", "Alpha-3 code": "PAK", "id": 586, "Latitude (average)": 30.0, "Longitude (average)": 70.0, "total_cases_per_million": 0.009, "continent": "Asia", "drop_rate_nom": 0.3399, "change_rate_nom": 0.2158}, {"Unnamed: 0": 5, "location": "Chile", "Name": "WICHL.FGI", "rate_art": "drop_rate", "rate_number": -0.3604, "drop_rate_percentage": "-36.04%", "change_rate_percentage": "-21.61%", "Alpha-2 code": "CL", "Alpha-3 code": "CHL", "id": 152, "Latitude (average)": -30.0, "Longitude (average)": -71.0, "total_cases_per_million": 0.052, "continent": "South America", "drop_rate_nom": 0.3604, "change_rate_nom": 0.2161}, {"Unnamed: 0": 27, "location": "Peru", "Name": "WIPER.FGI", "rate_art": "drop_rate", "rate_number": -0.3349, "drop_rate_percentage": "-33.49%", "change_rate_percentage": "-24.10%", "Alpha-2 code": "PE", "Alpha-3 code": "PER", "id": 604, "Latitude (average)": -10.0, "Longitude (average)": -76.0, "total_cases_per_million": 0.03, "continent": "South America", "drop_rate_nom": 0.3349, "change_rate_nom": 0.241}, {"Unnamed: 0": 18, "location": "Italy", "Name": "WIITA.FGI", "rate_art": "drop_rate", "rate_number": -0.3844, "drop_rate_percentage": "-38.44%", "change_rate_percentage": "-25.07%", "Alpha-2 code": "IT", "Alpha-3 code": "ITA", "id": 380, "Latitude (average)": 42.83, "Longitude (average)": 12.83, "total_cases_per_million": 0.05, "continent": "Europe", "drop_rate_nom": 0.3844, "change_rate_nom": 0.2507}, {"Unnamed: 0": 9, "location": "Czech Republic", "Name": "WICZH.FGI", "rate_art": "drop_rate", "rate_number": -0.3355, "drop_rate_percentage": "-33.55%", "change_rate_percentage": "-26.80%", "Alpha-2 code": "CZ", "Alpha-3 code": "CZE", "id": 203, "Latitude (average)": 49.75, "Longitude (average)": 15.5, "total_cases_per_million": 0.28, "continent": "Europe", "drop_rate_nom": 0.3355, "change_rate_nom": 0.268}, {"Unnamed: 0": 36, "location": "Spain", "Name": "WIESP.FGI", "rate_art": "drop_rate", "rate_number": -0.3586, "drop_rate_percentage": "-35.86%", "change_rate_percentage": "-31.46%", "Alpha-2 code": "ES", "Alpha-3 code": "ESP", "id": 724, "Latitude (average)": 40.0, "Longitude (average)": -4.0, "total_cases_per_million": 0.021, "continent": "Europe", "drop_rate_nom": 0.3586, "change_rate_nom": 0.3146}, {"Unnamed: 0": 12, "location": "Greece", "Name": "WIGRC.FGI", "rate_art": "drop_rate", "rate_number": -0.4589, "drop_rate_percentage": "-45.89%", "change_rate_percentage": "-40.48%", "Alpha-2 code": "GR", "Alpha-3 code": "GRC", "id": 300, "Latitude (average)": 39.0, "Longitude (average)": 22.0, "total_cases_per_million": 0.096, "continent": "Europe", "drop_rate_nom": 0.4589, "change_rate_nom": 0.4048}, {"Unnamed: 0": 7, "location": "Colombia", "Name": "WICOL.FGI", "rate_art": "drop_rate", "rate_number": -0.6075, "drop_rate_percentage": "-60.75%", "change_rate_percentage": "-45.27%", "Alpha-2 code": "CO", "Alpha-3 code": "COL", "id": 170, "Latitude (average)": 4.0, "Longitude (average)": -72.0, "total_cases_per_million": 0.02, "continent": "South America", "drop_rate_nom": 0.6075, "change_rate_nom": 0.4527}]}}
